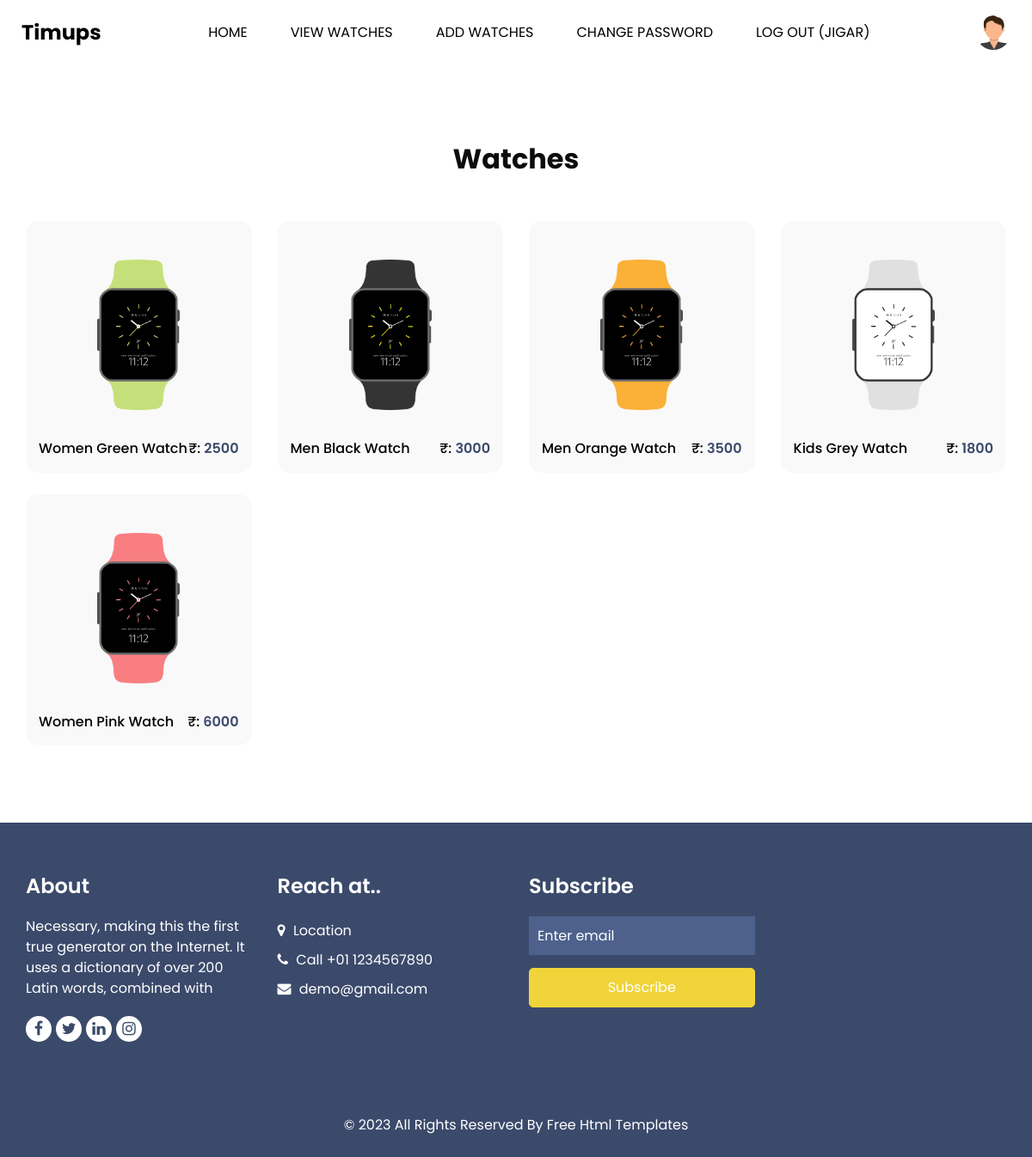
Page /seller_view_product/ (signed in) on the committed database.
### myapp/models.py (models this page shows, shortened)
class User(models.Model):
    fname=models.CharField(max_length=100)
    lname=models.CharField(max_length=100)
    email=models.EmailField()
    mobile=models.PositiveIntegerField()
    address=models.TextField()
    password=models.CharField(max_length=100)
    usertype=models.CharField(max_length=100,default="buyer")
    profile_pic=models.ImageField(upload_to="profile_pic/",default="")

class Product(models.Model):
    category=(
            ("men","men"),
            ("women","women"),
            ("kids","kids"),
        )
    seller=models.ForeignKey(User,on_delete=models.CASCADE)
    product_category=models.CharField(max_length=100,choices=category)
    product_name=models.CharField(max_length=100)
    product_price=models.PositiveIntegerField()
    product_desc=models.TextField()
    product_pic=models.ImageField(upload_to="product_pic/",default="")

### myapp/views.py (the view)
# urls.py: path('seller_view_product/',views.seller_view_product,name='seller_view_product'),
def seller_view_product(request):
	seller=User.objects.get(email=request.session['email'])
	products=Product.objects.filter(seller=seller)
	return render(request,'seller_view_product.html',{'products':products})

### myapp/templates/seller_view_product.html
{% extends 'seller_header.html' %}
{% block content %}
{% load static %}
<!DOCTYPE html>
<html lang="en">
<head>
</head>
<body>
  <section class="shop_section layout_padding">
    <div class="container">
      <div class="heading_container heading_center">
        <h2>
        Watches
        </h2>
      </div>
      <div class="row">
        {% for i in products %}
        <div class="col-md-3 ">
          <div class="box">
            <a href="{% url 'seller_product_detail' pk=i.pk%}">
              <div class="img-box">
                <img src="{{i.product_pic.url}}" alt="">
              </div>
              <div class="detail-box">
                <h6>
                  {{i.product_name}}
                </h6>
                <h6>
                    ₹:
                  <span>
                    {{i.product_price}}
                  </span>
                </h6>
              </div>
            </a>
          </div>
        </div>
        {% endfor %}
      </div>
    </div>
  </section>
</body>
</html>
{% endblock %}

### myapp/templates/seller_header.html (shortened to what this page needs)
{% load static %}
<!DOCTYPE html>
<html lang="en">
<head>
  <link rel="stylesheet" type="text/css" href="{% static 'css/bootstrap.css' %}" />
  <link rel="stylesheet" type="text/css" href="https://cdnjs.cloudflare.com/ajax/libs/OwlCarousel2/2.3.4/assets/owl.carousel.min.css" />
  <link href="{% static 'css/font-awesome.min.css' %}" rel="stylesheet" />
  <link href="{% static 'css/style.css' %}" rel="stylesheet" />
  <link href="{% static 'css/responsive.css' %}" rel="stylesheet" />
</head>
<body>
    <header class="header_section">
      <div class="container-fluid">
        <nav class="navbar navbar-expand-lg custom_nav-container ">
          <a class="navbar-brand" href="{% url 'seller_index' %}">
            <span>
              Timups
            </span>
          </a>
          <div class="collapse navbar-collapse" id="navbarSupportedContent">
            <ul class="navbar-nav">
              <li class="nav-item active">
                <a class="nav-link" href="{% url 'seller_index' %}">Home <span class="sr-only">(current)</span></a>
              </li>
              {% if request.session.email %}
              <li class="nav-item">
                <a class="nav-link" href="{% url 'seller_view_product' %}">View Watches </a>
              </li>
              <li class="nav-item">
                <a class="nav-link" href="{% url 'seller_add_product' %}"> Add Watches </a>
              </li>
              <li class="nav-item">
                <a class="nav-link" href="{% url 'seller_change_password' %}"> Change Password</a>
              </li>
              <li class="nav-item">
                <a class="nav-link" href="{% url 'logout' %}"> Log Out ({{request.session.fname}})</a>
              </li>
              {% endif %}
            </ul>
            {% if request.session.email %}
            <div class="user_option-box">
              <a href="{% url 'seller_profile' %}">
                <img src="{{request.session.profile_pic}}" width="40px" height="40px" style="border-radius: 60%;">
              </a>
            </div>
            {% endif %}
          </div>
        </nav>
      </div>
    </header>
  {% block content %}
  {% endblock %}
  <footer class="footer_section">
    <div class="container">
      <div class="row">
        <div class="col-md-6 col-lg-3 footer-col">
          <div class="footer_detail">
            <h4>
              About
            </h4>
            <p>
              Necessary, making this the first true generator on the Internet. It uses a dictionary of over 200 Latin words, combined with
            </p>
            <div class="footer_social">
              <a href="">
                <i class="fa fa-facebook" aria-hidden="true"></i>
              </a>
              <a href="">
                <i class="fa fa-twitter" aria-hidden="true"></i>
              </a>
              <a href="">
                <i class="fa fa-linkedin" aria-hidden="true"></i>
              </a>
              <a href="">
                <i class="fa fa-instagram" aria-hidden="true"></i>
              </a>
            </div>
          </div>
        </div>
        <div class="col-md-6 col-lg-3 footer-col">
          <div class="footer_contact">
            <h4>
              Reach at..
            </h4>
            <div class="contact_link_box">
              <a href="">
                <i class="fa fa-map-marker" aria-hidden="true"></i>
                <span>
                  Location
                </span>
              </a>
              <a href="">
                <i class="fa fa-phone" aria-hidden="true"></i>
                <span>
                  Call +01 1234567890
                </span>
              </a>
              <a href="">
                <i class="fa fa-envelope" aria-hidden="true"></i>
                <span>
                  demo@gmail.com
                </span>
              </a>
            </div>
          </div>
        </div>
        <div class="col-md-6 col-lg-3 footer-col">
          <div class="footer_contact">
            <h4>
              Subscribe
            </h4>
            <form action="">
              <input type="text" placeholder="Enter email" />
              <button type="submit">
                Subscribe
              </button>
            </form>
          </div>
        </div>
        <div class="col-md-6 col-lg-3 footer-col">
          <div class="map_container">
            <div class="map">
              <div id="googleMap"></div>
            </div>
          </div>
        </div>
      </div>
      <div class="footer-info">
        <p>
          &copy; <span id="displayYear"></span> All Rights Reserved By
          <a href="https://html.design/">Free Html Templates</a>
        </p>
      </div>
    </div>
  </footer>
</body>
</html>

### myapp/static/css/responsive.css (style rules this page uses)
@media (min-width: 1200px) { .container { max-width: 1170px; } }

### rows in the picture
User: session.fname "JIGAR"
Product: product_pic (picture), product_name "Women Green Watch", product_price "2500"
Product: product_pic (picture), product_name "Men Black Watch", product_price "3000"
Product: product_pic (picture), product_name "Men Orange Watch", product_price "3500"
Product: product_pic (picture), product_name "Kids Grey Watch", product_price "1800"
Product: product_pic (picture), product_name "Women Pink Watch", product_price "6000"
